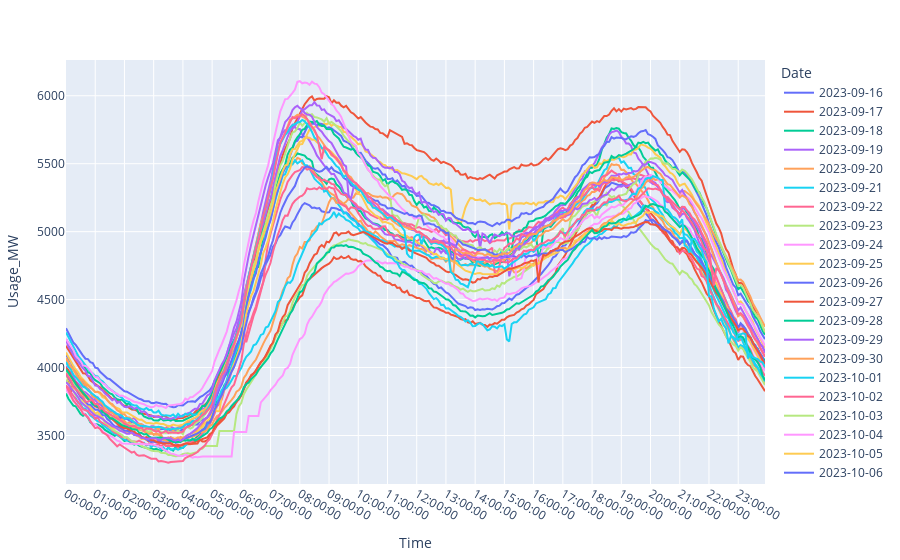

Source (notebook cell):
### Code cell
plot(
    power_data, x=:Time, y=:Usage_MW, color=:Date,
    Layout(
        xaxis=attr(dtick=12, tickformat="%H")
    )
)

### Figure 1 — Plotly figure (JSON) as saved in the notebook; plotly's stock layout.template omitted (floating-point values rounded to 4 significant figures; data arrays with more than 128 entries replaced by an {"elided": "..."} marker saying what was removed)
{"data": [{"legendgroup": "2023-09-16", "marker": {"color": "#636efa"}, "name": "2023-09-16", "showlegend": true, "type": "scatter", "x": {"elided": "288 str values"}, "xaxis": "x", "y": {"elided": "288 float values"}, "yaxis": "y"}, {"legendgroup": "2023-09-17", "marker": {"color": "#EF553B"}, "name": "2023-09-17", "showlegend": true, "type": "scatter", "x": {"elided": "288 str values"}, "xaxis": "x", "y": {"elided": "288 float values"}, "yaxis": "y"}, {"legendgroup": "2023-09-18", "marker": {"color": "#00cc96"}, "name": "2023-09-18", "showlegend": true, "type": "scatter", "x": {"elided": "288 str values"}, "xaxis": "x", "y": {"elided": "288 float values"}, "yaxis": "y"}, {"legendgroup": "2023-09-19", "marker": {"color": "#ab63fa"}, "name": "2023-09-19", "showlegend": true, "type": "scatter", "x": {"elided": "288 str values"}, "xaxis": "x", "y": {"elided": "288 float values"}, "yaxis": "y"}, {"legendgroup": "2023-09-20", "marker": {"color": "#FFA15A"}, "name": "2023-09-20", "showlegend": true, "type": "scatter", "x": {"elided": "288 str values"}, "xaxis": "x", "y": {"elided": "288 float values"}, "yaxis": "y"}, {"legendgroup": "2023-09-21", "marker": {"color": "#19d3f3"}, "name": "2023-09-21", "showlegend": true, "type": "scatter", "x": {"elided": "287 str values"}, "xaxis": "x", "y": {"elided": "287 float values"}, "yaxis": "y"}, {"legendgroup": "2023-09-22", "marker": {"color": "#FF6692"}, "name": "2023-09-22", "showlegend": true, "type": "scatter", "x": {"elided": "288 str values"}, "xaxis": "x", "y": {"elided": "288 float values"}, "yaxis": "y"}, {"legendgroup": "2023-09-23", "marker": {"color": "#B6E880"}, "name": "2023-09-23", "showlegend": true, "type": "scatter", "x": {"elided": "288 str values"}, "xaxis": "x", "y": {"elided": "288 float values"}, "yaxis": "y"}, {"legendgroup": "2023-09-24", "marker": {"color": "#FF97FF"}, "name": "2023-09-24", "showlegend": true, "type": "scatter", "x": {"elided": "276 str values"}, "xaxis": "x", "y": {"elided": "276 float values"}, "yaxis": "y"}, {"legendgroup": "2023-09-25", "marker": {"color": "#FECB52"}, "name": "2023-09-25", "showlegend": true, "type": "scatter", "x": {"elided": "288 str values"}, "xaxis": "x", "y": {"elided": "288 float values"}, "yaxis": "y"}, {"legendgroup": "2023-09-26", "marker": {"color": "#636efa"}, "name": "2023-09-26", "showlegend": true, "type": "scatter", "x": {"elided": "288 str values"}, "xaxis": "x", "y": {"elided": "288 float values"}, "yaxis": "y"}, {"legendgroup": "2023-09-27", "marker": {"color": "#EF553B"}, "name": "2023-09-27", "showlegend": true, "type": "scatter", "x": {"elided": "288 str values"}, "xaxis": "x", "y": {"elided": "288 float values"}, "yaxis": "y"}, {"legendgroup": "2023-09-28", "marker": {"color": "#00cc96"}, "name": "2023-09-28", "showlegend": true, "type": "scatter", "x": {"elided": "288 str values"}, "xaxis": "x", "y": {"elided": "288 float values"}, "yaxis": "y"}, {"legendgroup": "2023-09-29", "marker": {"color": "#ab63fa"}, "name": "2023-09-29", "showlegend": true, "type": "scatter", "x": {"elided": "288 str values"}, "xaxis": "x", "y": {"elided": "288 float values"}, "yaxis": "y"}, {"legendgroup": "2023-09-30", "marker": {"color": "#FFA15A"}, "name": "2023-09-30", "showlegend": true, "type": "scatter", "x": {"elided": "288 str values"}, "xaxis": "x", "y": {"elided": "288 float values"}, "yaxis": "y"}, {"legendgroup": "2023-10-01", "marker": {"color": "#19d3f3"}, "name": "2023-10-01", "showlegend": true, "type": "scatter", "x": {"elided": "288 str values"}, "xaxis": "x", "y": {"elided": "288 float values"}, "yaxis": "y"}, {"legendgroup": "2023-10-02", "marker": {"color": "#FF6692"}, "name": "2023-10-02", "showlegend": true, "type": "scatter", "x": {"elided": "287 str values"}, "xaxis": "x", "y": {"elided": "287 float values"}, "yaxis": "y"}, {"legendgroup": "2023-10-03", "marker": {"color": "#B6E880"}, "name": "2023-10-03", "showlegend": true, "type": "scatter", "x": {"elided": "287 str values"}, "xaxis": "x", "y": {"elided": "287 float values"}, "yaxis": "y"}, {"legendgroup": "2023-10-04", "marker": {"color": "#FF97FF"}, "name": "2023-10-04", "showlegend": true, "type": "scatter", "x": {"elided": "288 str values"}, "xaxis": "x", "y": {"elided": "288 float values"}, "yaxis": "y"}, {"legendgroup": "2023-10-05", "marker": {"color": "#FECB52"}, "name": "2023-10-05", "showlegend": true, "type": "scatter", "x": {"elided": "288 str values"}, "xaxis": "x", "y": {"elided": "288 float values"}, "yaxis": "y"}, {"legendgroup": "2023-10-06", "marker": {"color": "#636efa"}, "name": "2023-10-06", "showlegend": true, "type": "scatter", "x": {"elided": "288 str values"}, "xaxis": "x", "y": {"elided": "288 float values"}, "yaxis": "y"}, {"legendgroup": "2023-10-07", "marker": {"color": "#EF553B"}, "name": "2023-10-07", "showlegend": true, "type": "scatter", "x": {"elided": "287 str values"}, "xaxis": "x", "y": {"elided": "287 float values"}, "yaxis": "y"}, {"legendgroup": "2023-10-08", "marker": {"color": "#00cc96"}, "name": "2023-10-08", "showlegend": true, "type": "scatter", "x": {"elided": "288 str values"}, "xaxis": "x", "y": {"elided": "288 float values"}, "yaxis": "y"}, {"legendgroup": "2023-10-09", "marker": {"color": "#ab63fa"}, "name": "2023-10-09", "showlegend": true, "type": "scatter", "x": {"elided": "288 str values"}, "xaxis": "x", "y": {"elided": "288 float values"}, "yaxis": "y"}, {"legendgroup": "2023-10-10", "marker": {"color": "#FFA15A"}, "name": "2023-10-10", "showlegend": true, "type": "scatter", "x": {"elided": "288 str values"}, "xaxis": "x", "y": {"elided": "288 float values"}, "yaxis": "y"}, {"legendgroup": "2023-10-11", "marker": {"color": "#19d3f3"}, "name": "2023-10-11", "showlegend": true, "type": "scatter", "x": {"elided": "288 str values"}, "xaxis": "x", "y": {"elided": "288 float values"}, "yaxis": "y"}, {"legendgroup": "2023-10-12", "marker": {"color": "#FF6692"}, "name": "2023-10-12", "showlegend": true, "type": "scatter", "x": {"elided": "288 str values"}, "xaxis": "x", "y": {"elided": "288 float values"}, "yaxis": "y"}], "layout": {"legend": {"title": {"text": "Date"}, "tracegroupgap": 0}, "margin": {"b": 50, "l": 50, "r": 50, "t": 60}, "xaxis": {"dtick": 12, "tickformat": "%H", "title": {"text": "Time"}}, "yaxis": {"title": {"text": "Usage_MW"}}}}
